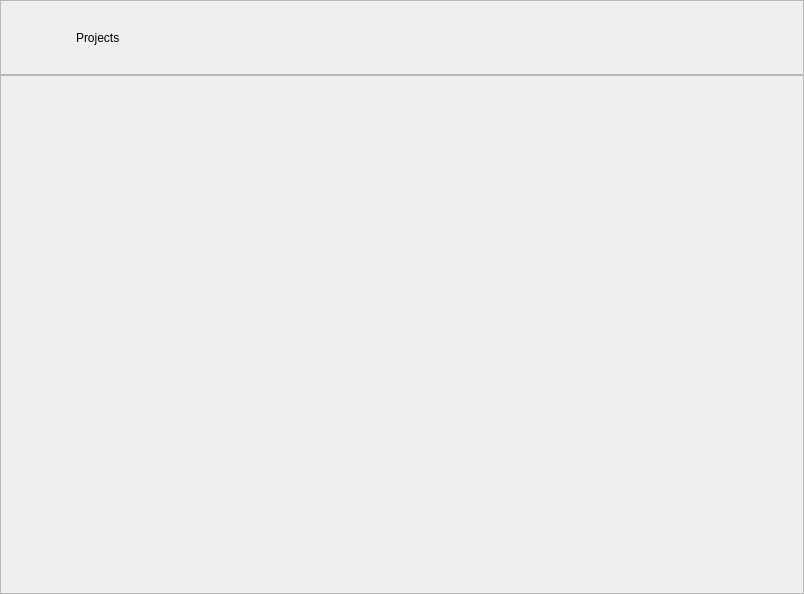
<?xml version="1.0" encoding="UTF-8"?>
<ui version="4.0">
 <class>Form</class>
 <widget class="QWidget" name="Form">
  <property name="geometry">
   <rect>
    <x>0</x>
    <y>0</y>
    <width>804</width>
    <height>594</height>
   </rect>
  </property>
  <property name="windowTitle">
   <string>Form</string>
  </property>
  <layout class="QVBoxLayout" name="verticalLayout_2">
   <property name="spacing">
    <number>0</number>
   </property>
   <property name="leftMargin">
    <number>0</number>
   </property>
   <property name="topMargin">
    <number>0</number>
   </property>
   <property name="rightMargin">
    <number>0</number>
   </property>
   <property name="bottomMargin">
    <number>0</number>
   </property>
   <item>
    <widget class="QFrame" name="project_manager_header_frame">
     <property name="sizePolicy">
      <sizepolicy hsizetype="Preferred" vsizetype="Fixed">
       <horstretch>0</horstretch>
       <verstretch>0</verstretch>
      </sizepolicy>
     </property>
     <property name="frameShape">
      <enum>QFrame::StyledPanel</enum>
     </property>
     <property name="frameShadow">
      <enum>QFrame::Raised</enum>
     </property>
     <layout class="QHBoxLayout" name="horizontalLayout">
      <property name="spacing">
       <number>11</number>
      </property>
      <item>
       <widget class="QLabel" name="project_manager_image_label">
        <property name="minimumSize">
         <size>
          <width>55</width>
          <height>55</height>
         </size>
        </property>
        <property name="maximumSize">
         <size>
          <width>55</width>
          <height>55</height>
         </size>
        </property>
        <property name="text">
         <string/>
        </property>
       </widget>
      </item>
      <item>
       <widget class="QLabel" name="label_2">
        <property name="text">
         <string>Projects</string>
        </property>
       </widget>
      </item>
     </layout>
    </widget>
   </item>
   <item>
    <widget class="QScrollArea" name="projects_scrollArea">
     <property name="widgetResizable">
      <bool>true</bool>
     </property>
     <widget class="QWidget" name="projects_scrollAreaWidgetContents">
      <property name="geometry">
       <rect>
        <x>0</x>
        <y>0</y>
        <width>802</width>
        <height>513</height>
       </rect>
      </property>
      <layout class="QVBoxLayout" name="projects_verticalLayout">
       <property name="spacing">
        <number>1</number>
       </property>
       <property name="leftMargin">
        <number>0</number>
       </property>
       <property name="topMargin">
        <number>0</number>
       </property>
       <property name="rightMargin">
        <number>0</number>
       </property>
       <property name="bottomMargin">
        <number>0</number>
       </property>
       <item>
        <spacer name="verticalSpacer">
         <property name="orientation">
          <enum>Qt::Vertical</enum>
         </property>
         <property name="sizeHint" stdset="0">
          <size>
           <width>20</width>
           <height>40</height>
          </size>
         </property>
        </spacer>
       </item>
      </layout>
     </widget>
    </widget>
   </item>
  </layout>
 </widget>
 <resources/>
 <connections/>
</ui>
